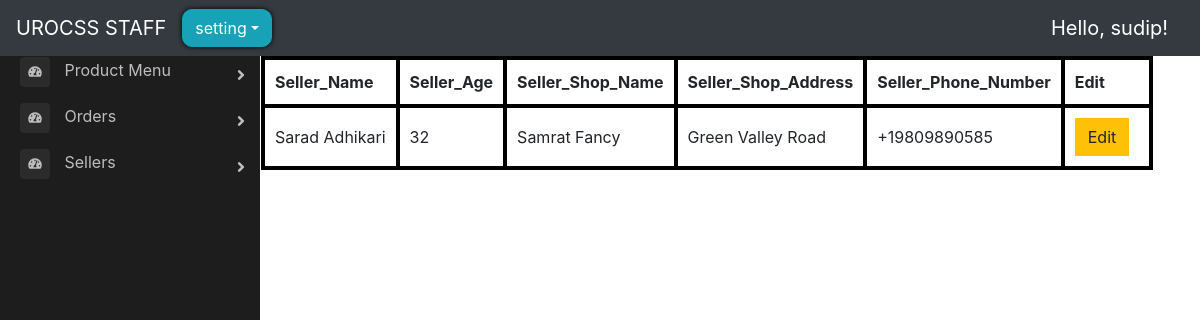
Page /backend/seller_detail/ (signed in) on the committed database.
### backend/models.py (models this page shows, shortened)
class Seller(models.Model):
    name = models.CharField(max_length=200)
    age = models.IntegerField(blank=True)
    shop_name = models.CharField(max_length=200)
    shop_address = models.CharField(max_length=200)
    contact_number = PhoneField(blank=True)

### backend/views.py (the view)
# urls.py: path("seller_detail/", views.seller_detail, name="seller_detail"),
@login_required(login_url="backend_login")
def seller_detail(request):
    sellers = Seller.objects.all()
    context = {
        "sellers": sellers,
    }
    return render(request, "backend/seller_table.html", context)

### backend/templates/backend/seller_table.html
{% extends 'backend/backend_main.html' %}
{% load static %}
{% block main %}
<div class="row">
    <table>
        <tr>
            <th>Seller_Name</th>
            <th>Seller_Age</th>
            <th>Seller_Shop_Name</th>
            <th>Seller_Shop_Address</th>
            <th>Seller_Phone_Number</th>
            <th>Edit</th>
        </tr>
        {% for seller in sellers %}
        <tr>
            <td>{{seller.name}}</td>
            <td>{{seller.age}}</td>
            <td>{{seller.shop_name}}</td>
            <td>{{seller.shop_address}}</td>
            <td>{{seller.contact_number}}</td>
            <td>
                <a href="{% url 'edit_seller_detail' id=seller.id %}" style="text-decoration: none;">
                    <button class="btn btn-warning" style="margin-right:10px;">Edit</button>
                </a>
            </td>
        </tr>
        {% endfor %}
    </table>
</div>
{% endblock %}

### backend/templates/backend/backend_main.html (shortened to what this page needs)
{% load static %}
<!DOCTYPE html>
<html lang="en">
<head>
    <link rel="stylesheet" href="https://stackpath.bootstrapcdn.com/bootstrap/4.1.3/css/bootstrap.min.css"
>
    <link href="//maxcdn.bootstrapcdn.com/bootstrap/4.0.0/css/bootstrap.min.css" rel="stylesheet" id="bootstrap-css">
    <link rel="stylesheet" href="https://use.fontawesome.com/releases/v5.6.1/css/all.css"
>
    <link rel="stylesheet" type="text/css" href="{% static 'css/main.css' %}">
    <link rel="stylesheet" type="text/css" href="{% static 'css/accounts.css' %}">
    <link rel="stylesheet" type="text/css" href="{% static 'css/sidebar.css' %}">
    <link rel="stylesheet" type="text/css" href="{% static 'css/backend_table.css' %}">
</head>
<body>
    <nav style="position: fixed; z-index: 1;" class="navbar navbar-expand-sm navbar-dark bg-dark nav">
        <a class="navbar-brand" href="{% url 'backend_main' %}">UROCSS STAFF</a>
        <div class="collapse navbar-collapse" id="navbarSupportedContent">
            {% if request.user.is_authenticated %}
            <div class="dropdown">
                <button style='border-radius: 10px; box-shadow: hsl(0, 86%, 0%) 0 0 5px; margin-right:30px;'
                    class="btn btn-info dropdown-toggle" type="button" data-toggle="dropdown">setting</button>
            </div>
            {% endif %}
            <div class="form-inline my-2 my-lg-0 ml-auto">
                {% block login-logout %}
                <div class="collapse navbar-collapse" id="navbarSupportedContent">
                    <ul class="navbar-nav mr-auto">
                        <li class="nav-item active navbar-brand">
                            Hello, {{request.user}}!
                        </li>
                    </ul>
                </div>
                {% endblock %}
            </div>
        </div>
    </nav>
    <div class="main">
        <main class="page-content pt-2 main">
            <div id="overlay" class="overlay">
                <div class="container-fluid p-5">
                    {% block main %}{% endblock %}
                </div>
        </main>
    </div>
    <div class="page-wrapper chiller-theme toggled">
        <nav id="sidebar" class="sidebar-wrapper">
            <div class="sidebar-content">
                <div class="sidebar-menu">
                    <ul>
                        <li class="sidebar-dropdown">
                            <a href="#">
                                <i class="fa fa-tachometer-alt"></i>
                                <span>Product Menu</span>
                            </a>
                        </li>
                        <li class="sidebar-dropdown">
                            <a href="#">
                                <i class="fa fa-tachometer-alt"></i>
                                <span>Orders</span>
                            </a>
                        </li>
                        <li class="sidebar-dropdown">
                            <a href="#">
                                <i class="fa fa-tachometer-alt"></i>
                                <span>Sellers</span>
                            </a>
                        </li>
                    </ul>
                </div>
            </div>
        </nav>
    </div>
</body>
</html>

### static/css/main.css (style rules this page uses)
.bg-dark { background-color: #011e24; }
.btn { border-radius: 0; }
.navbar { width:100%; position: fixed; z-index: 10; background:#001f3f; }

### static/css/accounts.css (style rules this page uses)
body, html { margin: 0; padding: 0; height: 100%; }

### static/css/sidebar.css (style rules this page uses)
#sidebar { margin-top: 4% !important; display:inline-table; }
.page-wrapper { height: 100vh; }
.page-wrapper.toggled .sidebar-wrapper { left: 0px; }
.main { margin-top: 7; margin-left:10%; display: flex; }
.sidebar-wrapper { width: 260px; height: 100%; position: fixed; top: 0; }
.sidebar-wrapper ul { list-style-type: none; padding: 0; margin: 0; }
.sidebar-wrapper a { text-decoration: none; }
@media only screen and (min-width: 768px) { #sidebar { min-width: 150px; } }
.sidebar-content { height: calc(100% - 30px); overflow-y: auto; position: relative; }
.sidebar-wrapper .sidebar-menu { padding-bottom: 10px; }
.sidebar-wrapper .sidebar-menu ul li a { display: inline-block; width: 100%; text-decoration: none; position: relative; padding: 8px 30px 8px 20px; }
.sidebar-wrapper .sidebar-menu ul li a i { margin-right: 10px; font-size: 12px; width: 30px; height: 30px; line-height: 30px; text-align: center; border-radius: 4px; }
.sidebar-wrapper .sidebar-menu .sidebar-dropdown > a:after { font-family: "Font Awesome 5 Free"; font-weight: 900; content: "\f105"; font-style: normal; display: inline-block; font-style: normal; font-variant: normal; text-rendering: auto; -webkit-font-smoothing: antialiased; -moz-osx-font-smoothing: grayscale; text-align: center; background: 0 0; position: absolute; right: 15px; top: 14px; }
.chiller-theme .sidebar-wrapper { background: #1d1d1d; }
.chiller-theme .sidebar-wrapper .sidebar-header, .chiller-theme .sidebar-wrapper .sidebar-search, .chiller-theme .sidebar-wrapper .sidebar-menu { border-top: 1px solid #2b2b2b; }
.chiller-theme .sidebar-wrapper .sidebar-header .user-info .user-role, .chiller-theme .sidebar-wrapper .sidebar-header .user-info .user-status, .chiller-theme .sidebar-wrapper .sidebar-search input.search-menu, .chiller-theme .sidebar-wrapper .sidebar-search .input-group-text, .chiller-theme .sidebar-wrapper .sidebar-brand>a, .chiller-theme .sidebar-wrapper .sidebar-menu ul li a, .chiller-theme .sidebar-footer>a { color: #bdbdbd; }
.chiller-theme .sidebar-wrapper .sidebar-menu ul li a i, .chiller-theme .sidebar-wrapper .sidebar-menu .sidebar-dropdown div, .chiller-theme .sidebar-wrapper .sidebar-search input.search-menu, .chiller-theme .sidebar-wrapper .sidebar-search .input-group-text { background: #2b2b2b; }

### static/css/backend_table.css (style rules this page uses)
table, th, td { border: 4px solid black; padding:10px; }

### rows in the picture
Seller: name "Sarad Adhikari", age "32", shop_name "Samrat Fancy", shop_address "Green Valley Road", contact_number "+19809890585"

### other values in the picture
{{ request.user }} "sudip"
